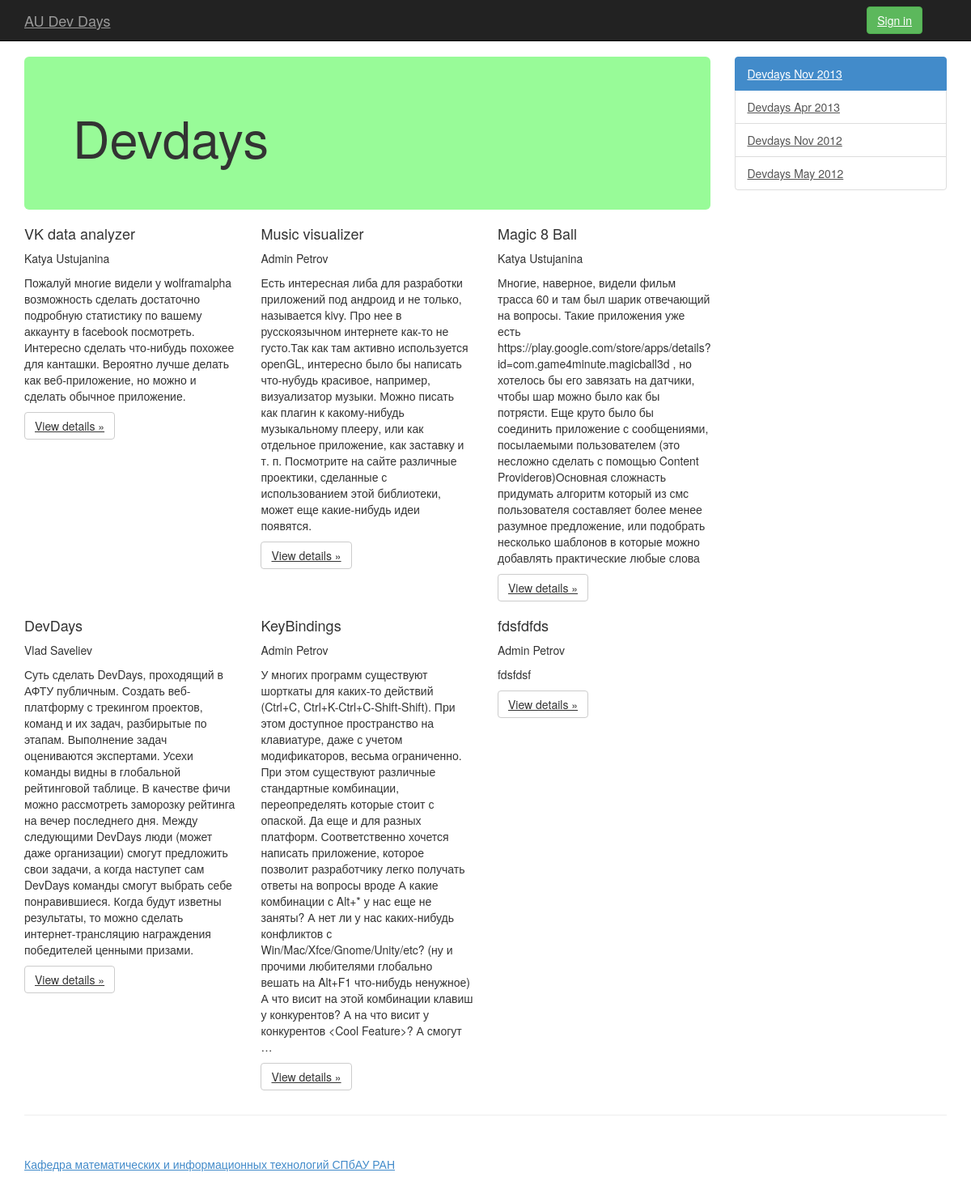
/ideas/, run on the app's committed database.
### devdays_app/models.py (models this page shows, shortened)
class Idea(models.Model):
    name = models.CharField(max_length=1024)
    description = models.CharField(max_length=30000, blank=True, null=True)
    autor = models.ForeignKey(UserProfile, blank=True, null=True, related_name='AutorUserProfile')
    likes = models.ManyToManyField(UserProfile, related_name='LikeUserProfile', blank=True, null=True)
    link = models.CharField(max_length=1024, blank=True, null=True)

class UserProfile(models.Model):
    user = models.OneToOneField(User)
    group = models.ForeignKey(Group, blank=True, null=True)
    role = models.ForeignKey(Role, blank=True, null=True)
    def __str__(self):
        return "%s %s" % (self.user.first_name, self.user.last_name)

### devdays_app/ideas/views.py (the view)
def list_items(request):
    ideas =  Idea.objects.all()
    data =  { 'ideas' : ideas }
    return render_to_response('ideas.html', data)

### templates/ideas.html (shortened to what this page needs)
{% extends 'base.html' %}
{% block contents %}
    <div class="row">   <p>
    {% for idea in ideas  %}
        <div class="col-md-4">
            <h4>{{ idea.name }}</h4>
            <p>{{ idea.autor }}</p>
            <p>{{ idea.description | truncatewords:"100" }}</p>
            <p><a class="btn btn-default" href="{{ idea.link }}" role="button">View details &raquo;</a></p>
        </div>
    {% endfor %}
    </div>
{% endblock %}

### templates/base.html (shortened to what this page needs)
{% load staticfiles %}
<!DOCTYPE html>
<html lang="en">
  <head>
    <link href="{% static "bootstrap/css/bootstrap.css" %}" rel="stylesheet">
    <link rel="stylesheet" type="text/css" href="{% static "bootstrap/css/main.css" %}">
  </head>
  <body>
    <div class="navbar navbar-inverse navbar-fixed-top" role="navigation">
      <div class="container">
        <div class="navbar-header">
          <a class="navbar-brand" href="#">AU Dev Days</a>
        </div>
        <div class="navbar-collapse collapse">
          <form class="navbar-form navbar-right">
              {% if not user.is_authenticated %}
              <a class="btn btn-success" href='/openid/login'>Sign in</a>
              {% else %}
                    <a  href="user/{{ user.username }}">{{ user.username }}</a>
                  &nbsp;&nbsp;&nbsp;&nbsp;
                  <a class="btn btn-success" href="logout">log out</a>
              {% endif %}
          </form>
        </div>
      </div>
    </div>
    <div class="container">
      <div class="row row-offcanvas row-offcanvas-right">
        <div class="col-xs-12 col-sm-9">
          <div class="jumbotron">
            <h1>{% block header %}Devdays{% endblock %}</h1>
          </div>
          {% block contents %}{% endblock %}
        </div>
        {% include "context_navigation.html" %}
      </div>
      <hr>
      <footer>
        <p><a href="http://mit.spbau.ru/">Кафедра математических и информационных технологий СПбАУ РАН</a></p>
      </footer>
    </div>
  </body>
</html>

### templates/context_navigation.html
<div class="col-xs-6 col-sm-3 sidebar-offcanvas" id="sidebar" role="navigation">
    <div class="list-group">
        <a href="/event/04_2013" class="list-group-item active">Devdays Nov 2013</a>
        <a href="/event/2" class="list-group-item">Devdays Apr 2013</a>
        <a href="/event/3" class="list-group-item">Devdays Nov 2012</a>
        <a href="/event/4" class="list-group-item">Devdays May 2012</a>
    </div>
</div>

### data on the page
Idea: name "VK data analyzer", autor "Katya Ustujanina", description "Пожалуй многие видели у wolframalpha возможность сделать достаточно подробную статистику по вашему аккаунту в facebook посмотреть. Интересно сделать что-нибудь похожее для канташки. Вероятно лучше делать как веб-приложение, но можно и сделать обычное приложение."
Idea: name "Music visualizer", autor "Admin Petrov", description "Есть интересная либа для разработки приложений под андроид и не только, называется kivy. Про нее в русскоязычном интернете как-то не густо.Так как там активно используется openGL, интересно было бы написать что-нубудь красивое, например, визуализатор музыки. Можно писать как плагин к какому-нибудь музыкальному плееру, или как отдельное приложение, как заставку и т. п. Посмотрите на сайте различные проектики, сделанные с использованием этой библиотеки, может еще какие-нибудь идеи появятся."
Idea: name "Magic 8 Ball", autor "Katya Ustujanina", description "Многие, наверное, видели фильм трасса 60 и там был шарик отвечающий на вопросы. Такие приложения уже есть https://play.google.com/store/apps/details?id=com.game4minute.magicball3d , но хотелось бы его завязать на датчики, чтобы шар можно было как бы потрясти. Еще круто было бы соединить приложение с сообщениями, посылаемыми пользователем (это несложно сделать с помощью Content Providerов)Основная сложнасть придумать алгоритм который из смс пользователя составляет более менее разумное предложение, или подобрать несколько шаблонов в которые можно добавлять практические любые слова"
Idea: name "DevDays", autor "Vlad Saveliev", description "Суть сделать DevDays, проходящий в АФТУ публичным. Создать веб-платформу с трекингом проектов, команд и их задач, разбирытые по этапам. Выполнение задач оцениваются экспертами. Усехи команды видны в глобальной рейтинговой таблице. В качестве фичи можно рассмотреть заморозку рейтинга на вечер последнего дня. Между следующими DevDays люди (может даже организации) смогут предложить свои задачи, а когда наступет сам DevDays команды смогут выбрать себе понравившиеся. Когда будут изветны результаты, то можно сделать интернет-трансляцию награждения победителей ценными призами."
Idea: name "KeyBindings", autor "Admin Petrov", description "У многих программ существуют шорткаты для каких-то действий (Ctrl+C, Ctrl+K-Ctrl+C-Shift-Shift). При этом доступное пространство на клавиатуре, даже с учетом модификаторов, весьма ограниченно. При этом существуют различные стандартные комбинации, переопределять которые стоит с опаской. Да еще и для разных платформ. Соответственно хочется написать приложение, которое позволит разработчику легко получать ответы на вопросы вроде А какие комбинации с Alt+* у нас еще не заняты? А нет ли у нас каких-нибудь конфликтов с Win/Mac/Xfce/Gnome/Unity/etc? (ну и прочими любителями глобально вешать на Alt+F1 что-нибудь ненужное) А что висит на этой комбинации клавиш у конкурентов? А на что висит у…"
Idea: name "fdsfdfds", autor "Admin Petrov", description "fdsfdsf"
